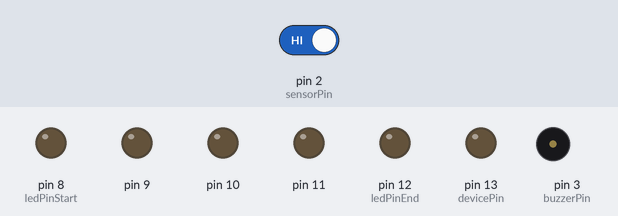
Recording of a sketch running on a simulated Arduino Uno, built with avr-gcc and run on an emulated ATmega328P. On the bench: output pins drawn as LEDs (lit = HIGH), buzzer (waves = sounding). Inputs (shaded band) come from the test bench; at power-on: pin 2 (sensorPin) HIGH.

Above: at 1.8 s.
1.9 s: pin 2 (sensorPin) driven LOW
At 4.7 s:
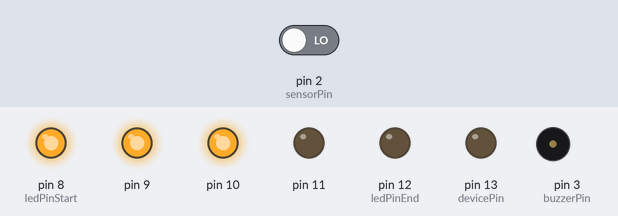
4.9 s: pin 2 (sensorPin) driven HIGH
At 5.4 s:
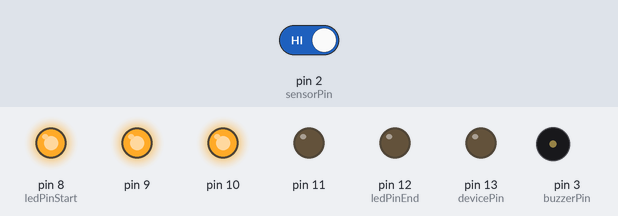
6.4 s: pin 2 (sensorPin) driven LOW
At 10.7 s:
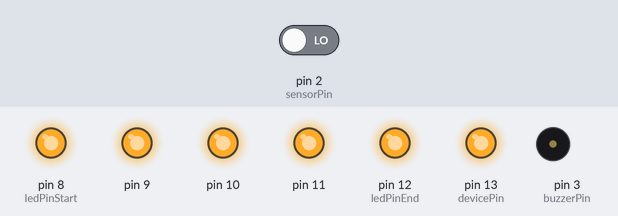
Timing chart, 0 to 15.4 s (numbered marks = the images above; inputs shaded):
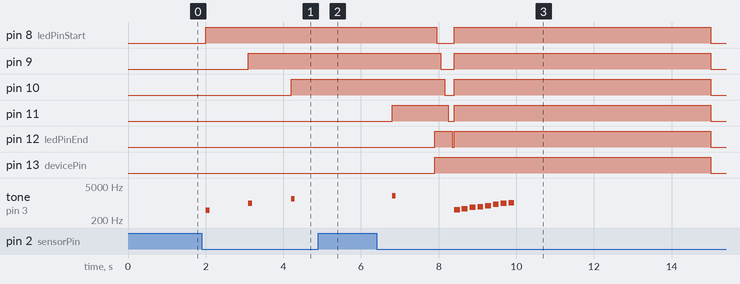

The sketch:

cookie_jar.ino
```cpp
const int sensorPin = 2;       // OUT pin from US-016
const int devicePin = 13;         // Device pin
const int ledPin = 12;
const int buzzerPin = 3;       // Buzzer pin

const int ledPinStart = 8;
const int ledPinEnd = 12;

int targetCount = 5;     // Touches to trigger LED

int touchCount = 0;
bool objectPreviouslyDetected = false;

unsigned long ledTurnOffTime = 0;

unsigned long lastTriggerTime = 0;
unsigned long triggerResolution = 1000; // ms

void setLedLights() {
  for (int ledPin=ledPinStart; ledPin<=ledPinEnd; ledPin++) {
    if (ledPin<ledPinStart + touchCount) {
      digitalWrite(ledPin, HIGH);
    } else {
      digitalWrite(ledPin, LOW);
    }
  }
}

void runMarqueeEffect() {
  // Blink all LEDs once
  for (int i=0; i<1; i++) {
  for (int ledPin = ledPinStart; ledPin <= ledPinEnd; ledPin++) {
    digitalWrite(ledPin, HIGH);
    delay(50);  // short blink
    digitalWrite(ledPin, LOW);
    delay(50);
  }

  }


  // Turn all LEDs on
  for (int ledPin = ledPinStart; ledPin <= ledPinEnd; ledPin++) {
    digitalWrite(ledPin, HIGH);
  }
}


void setTurnOffAllLeds() {
  for (int ledPin = ledPinStart; ledPin<=ledPinEnd; ledPin++) {
    digitalWrite(ledPin, LOW);
  }
}

void playCongratulationsTone() {
  int melody[] = {
    523, 587, 659, 698, 784, 880, 988, 1047  // C-D-E-F-G-A-B-C (upbeat)
  };
  int duration = 150; // milliseconds per note

  for (int i = 0; i < 8; i++) {
    tone(buzzerPin, melody[i]);
    delay(duration);
    noTone(buzzerPin);
    delay(50); // short pause between notes
  }
}


void setup() {
  pinMode(sensorPin, INPUT);
  pinMode(devicePin, OUTPUT);
  for (int ledPin = ledPinStart; ledPin<=ledPinEnd; ledPin++) {
    pinMode(ledPin, OUTPUT);
  }
  pinMode(buzzerPin, OUTPUT);
  Serial.begin(9600);
}

void loop() {
  // Touch detected (rising edge)
  int sensorState = digitalRead(sensorPin);

  if (sensorState == LOW && (millis() - lastTriggerTime) > triggerResolution) {
    lastTriggerTime = millis();
    touchCount++;
    setLedLights();
    // digitalWrite(buzzerPin, HIGH);
    // delay(10);
    // digitalWrite(buzzerPin, LOW);
    // delay(100);
    if (touchCount < targetCount) {
      tone(buzzerPin, 500*touchCount);
      delay(100);            // Duration of beep
      noTone(buzzerPin);     // Stop the tone
    }
  }


  // LED on when target reacheddevicePin
  if (touchCount >= targetCount) {
    //setLedLights();
    digitalWrite(devicePin, HIGH);
    runMarqueeEffect();
    playCongratulationsTone();
    touchCount = 0;
    delay(5000);
    digitalWrite(devicePin, LOW);


    setTurnOffAllLeds();
  }

  delay(500); // debounce
}
```

Measured:
- after the input at 1.9 s, pin 8 (ledPinStart): LOW → HIGH after 0.10 s; pin 9: LOW → HIGH after 1.2 s; pin 10: LOW → HIGH after 2.3 s; tone on pin 3 (buzzerPin): plays 500 Hz for 0.10 s, 1000 Hz for 0.10 s, 1500 Hz for 0.10 s, starting after 0.10 s
- after the input at 4.9 s, pin 11: stays LOW (without the input it goes to HIGH after 0.40 s); tone on pin 3 (buzzerPin): stays silent (without the input it goes to 2000 Hz after 0.40 s)
- after the input at 6.4 s, pin 8 (ledPinStart): HIGH → LOW after 1.6 s, → HIGH 0.45 s later, → LOW 6.6 s later; pin 9: HIGH → LOW after 1.7 s, → HIGH 0.35 s later, → LOW 6.6 s later
